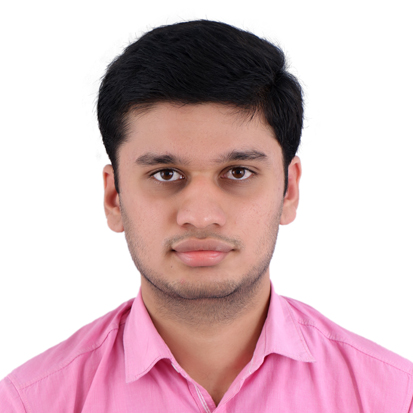
#> input picture image.jpg, 413 x 413 px
$ python threshhold.py
#> lines starting #> are read from the running program, lines starting #| are printed output that depends on the picture
import numpy as np
import cv2

img = cv2.imread("image.jpg")
#> img is the input picture: shape (413, 413, 3); mean B, G, R 191.3, 185.9, 213.8

gray = cv2.cvtColor(img,cv2.COLOR_BGR2GRAY)
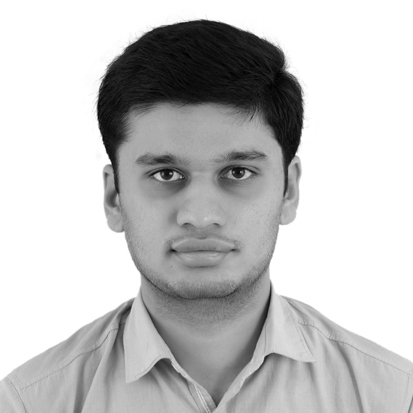
#> gray: shape (413, 413); min 0, max 255, mean 194.9

gaus = cv2.adaptiveThreshold(gray,255,cv2.ADAPTIVE_THRESH_GAUSSIAN_C,cv2.THRESH_BINARY,11,11)
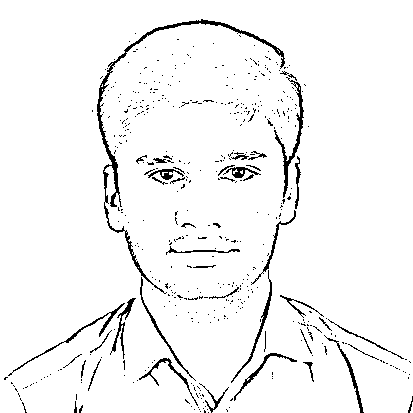
#> gaus: shape (413, 413); 95.7% white; black in thin lines or dots

cv2.imshow('gaus',gaus)

cv2.waitKey(0)
cv2.destroyAllWindows()
